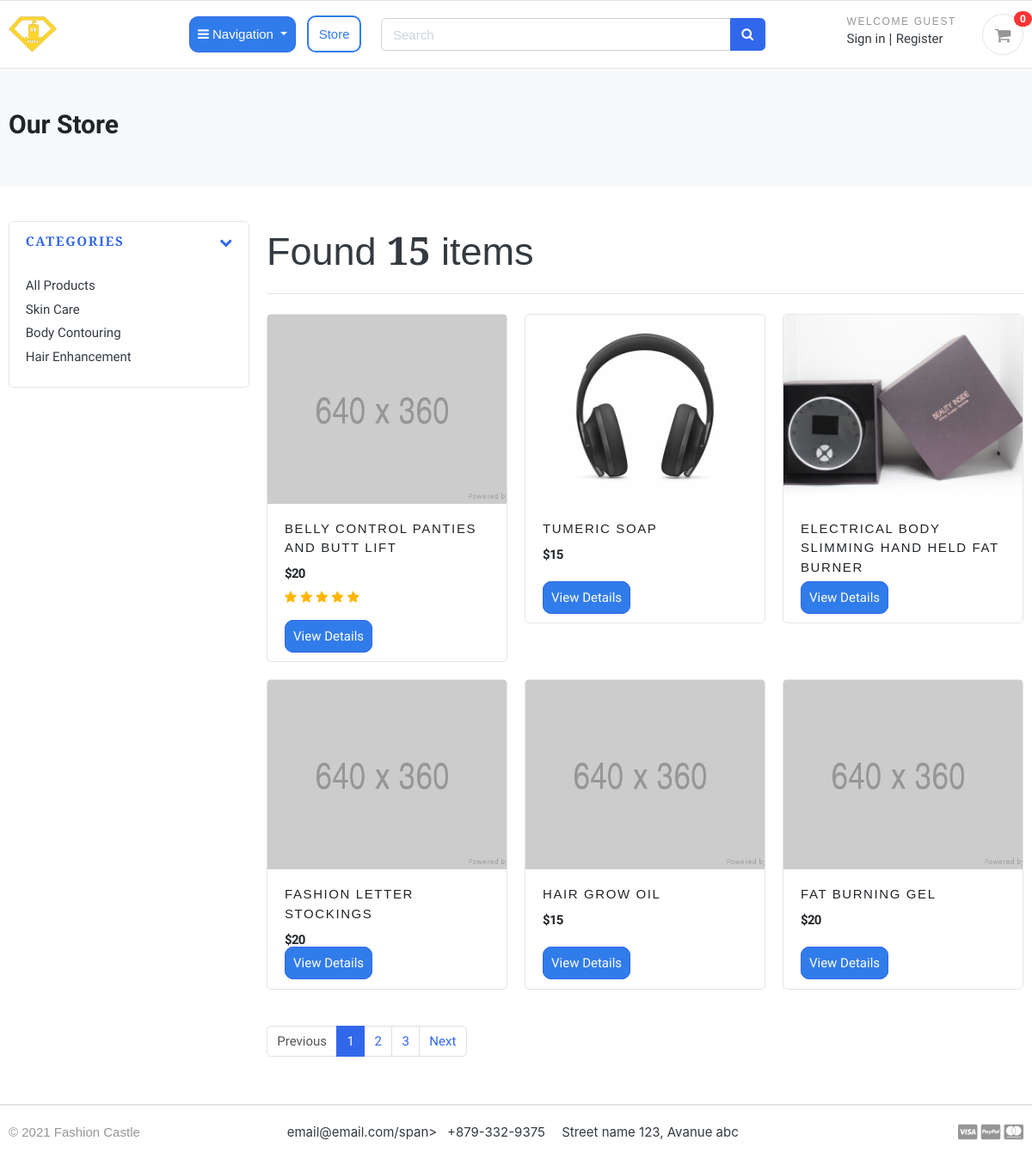
/store/, run on the app's committed database.
### category/models.py (models this page shows, shortened)
class Category(models.Model):
    category_name = models.CharField(max_length=50, unique=True)
    slug = models.SlugField(max_length=100, unique=True)
    description = models.TextField(max_length=255, blank=True)
    cat_image = models.ImageField(upload_to='photos/categories', blank=True)
    class Meta:
        verbose_name = 'category'
        verbose_name_plural = 'categories'
    def get_url(self):
            return reverse('products_by_category', args=[self.slug])

### store/models.py (models this page shows, shortened)
class Product(models.Model):
    product_name    = models.CharField(max_length=200, unique=True)
    slug            = models.SlugField(max_length=250, unique=True)
    description     = models.TextField(max_length=500, blank=True)
    price           = models.IntegerField()
    images          = models.ImageField(upload_to='photos/products')
    stock           = models.IntegerField()
    is_available    = models.BooleanField(default=True)
    category        = models.ForeignKey(Category, on_delete=models.CASCADE)
    created_date    = models.DateTimeField(auto_now_add=True)
    modified_date   = models.DateTimeField(auto_now=True)
    def get_url(self):
        return reverse('product_detail', args=[self.category.slug, self.slug])
    def averageReview(self):
        reviews = ReviewRating.objects.filter(product=self, status=True).aggregate(average=Avg('rating'))
        avg = 0
        if reviews['average'] is not None:
            avg = float(reviews['average'])
        return avg

### store/views.py (the view)
# urls.py: path('store/', include('store.urls')),
def store(request, category_slug=None):
    categories = None
    products = None
    if category_slug != None:
        categories = get_object_or_404(Category, slug=category_slug)
        products = Product.objects.filter(category=categories, is_available=True)
        paginator = Paginator(products, 6) #How many items we want to show per page
        page = request.GET.get('page')
        paged_products = paginator.get_page(page)
        product_count = products.count()
    else:
        products = Product.objects.all().filter(is_available=True).order_by('id')
        paginator = Paginator(products, 6) #How many items we want to show per page
        page = request.GET.get('page')
        paged_products = paginator.get_page(page)
        product_count = products.count()
    context = {
        'products': paged_products,
        'product_count': product_count,
    }
    return render(request, 'store/store.html', context)

### carts/context_processors.py (called while the page is built)
def counter(request):
    cart_count = 0
    if 'admin' in request.path:
        return {}
    else:
        try:
            cart = Cart.objects.filter(cart_id=_cart_id(request))
            if request.user.is_authenticated:
                cart_items = CartItem.objects.all().filter(user=request.user)
            else:
                cart_items = CartItem.objects.all().filter(cart=cart[:1])
            for cart_item in cart_items:
                cart_count += cart_item.quantity
        except Cart.DoesNotExist:
            cart_count = 0
    return dict(cart_count=cart_count)

### carts/views.py (called while the page is built)
def _cart_id(request):
    cart = request.session.session_key
    if not cart:
        cart = request.session.create()
    return cart

### category/context_processors.py (called while the page is built)
def menu_links(request):
    links = Category.objects.all()
    return dict(links=links)

### templates/store/store.html
{% extends 'base.html' %}
{% load static %}
{% block content %}
<section class="section-pagetop bg">
    <div class="container">
        <h2 class="title-page">Our Store</h2>
    </div>
</section>
<section class="section-content padding-y">
    <div class="container">
        <div class="row">
            <aside class="col-md-3">
                <div class="card">
                    <article class="filter-group">
                        <header class="card-header">
                            <a href="#" data-toggle="collapse" data-target="#collapse_1" aria-expanded="true" class="">
                                <i class="icon-control fa fa-chevron-down"></i>
                                <h6 class="title">Categories</h6>
                            </a>
                        </header>
                        <div class="filter-content collapse show" id="collapse_1">
                            <div class="card-body">
                                <ul class="list-menu">
                                    <li><a href="{% url 'store' %}">All Products </a></li>
                                    {% for category in links %}
                                    <li><a href="{{ category.get_url }}"> {{ category.category_name }} </a></li>
                                    {% endfor %}
                                </ul>
                            </div>
                        </div>
                    </article>
                </div>
            </aside>
            <main class="col-md-9">
                <header class="border-bottom mb-4 pb-3">
                    <div class="form-inline">
                        <span class="mr-md-auto">Found <b>{{ product_count }}</b> items</span>
                    </div>
                </header>
                <div class="row">
                    {% for product in products %}
                    <div class="col-md-4">
                        <figure id="product-img" class="card product-img card-product-grid">
                            <div class="img-wrap">
                                <a href="{{ product.get_url }}"><img src="{{ product.images.url}}"></a>
                            </div>
                            <figcaption class="info-wrap">
                                <div class="fix-height">
                                    <a href="{{ product.get_url }}" class="title">{{ product.product_name }}</a>
                                    <div class="price-wrap mt-2">
                                        <span class="price">${{ product.price }}</span>
                                    </div>
                                </div>
                                {% if product.averageReview == 0 %}
                                {%else%}
                                <div class="rating-star pb-10 mb-10">
                                    <span>
                                        <i class="fa fa-star{% if product.averageReview < 0.5 %}-o{% elif product.averageReview >= 0.5 and product.averageReview < 1 %}-half-o {% endif %}"
                                            aria-hidden="true"></i>
                                        <i class="fa fa-star{% if product.averageReview < 1.5 %}-o{% elif product.averageReview >= 1.5 and product.averageReview < 2 %}-half-o {% endif %}"
                                            aria-hidden="true"></i>
                                        <i class="fa fa-star{% if product.averageReview < 2.5 %}-o{% elif product.averageReview >= 2.5 and product.averageReview < 3 %}-half-o {% endif %}"
                                            aria-hidden="true"></i>
                                        <i class="fa fa-star{% if product.averageReview < 3.5 %}-o{% elif product.averageReview >= 3.5 and product.averageReview < 4 %}-half-o {% endif %}"
                                            aria-hidden="true"></i>
                                        <i class="fa fa-star{% if product.averageReview < 4.5 %}-o{% elif product.averageReview >= 4.5 and product.averageReview < 5 %}-half-o {% endif %}"
                                            aria-hidden="true"></i>
                                    </span>
                                </div>
                                <br>
                                {% endif %}
                                <div class="details-container">
                                    <a href="{{ product.get_url }}" class="view-details">View Details</a>
                                </div>
                            </figcaption>
                        </figure>
                    </div>
                    {% endfor%}
                </div>
                <nav class="mt-4" aria-label="Page navigation sample">
                    {% if products.has_other_pages %}
                        <ul class="pagination">
                            {% if products.has_previous %}
                        <li class="page-item"><a class="page-link" href="?page={{products.previous_page_number}}">Previous</a></li>
                            {% else %}
                            <li class="page-item disabled"><a class="page-link" href="#">Previous</a></li>
                            {% endif %}
                            {% for i in products.paginator.page_range %}
                                {% if products.number == i %}
                                <li class="page-item active"><a class="page-link" href="#">{{i}}</a></li>
                                {% else %}
                                    <li class="page-item"><a class="page-link" href="?page={{i}}">{{i}}</a></li>
                                {% endif %}
                        {% endfor %}
                            {% if products.has_next %}
                            <li class="page-item"><a class="page-link" href="?page={{products.next_page_number}}">Next</a></li>
                            {% else %}
                                <li class="page-item disabled"><a class="page-link" href="#">Next</a></li>
                            {% endif %}
                        </ul>
                    {% endif %}
                </nav>
            </main>
        </div>
    </div>
</section>
{% endblock %}

### static/css/ui.css (style rules this page uses)
html { font-family: "Inter", sans-serif; font-size: 15px; }
.img-wrap { text-align: center; display: block; }
.img-wrap img { max-width: 100%; }
.price-wrap { letter-spacing: -0.7px; }
.padding-y { padding-top: 40px; padding-bottom: 40px; }
figure { margin-bottom: 0; }
article:after, .form-group:after { display: block; clear: both; content: ""; }
.bg { background-color: #f8f9fa; }
.title-page { color: #212529; }
[class*=list-] li:after { visibility: hidden; display: block; content: ""; overflow: hidden; height: 0; clear: both; }
.list-menu { list-style: none; margin: 0; padding-left: 0; }
.list-menu li { margin-bottom: 5px; }
.list-menu a { color: #343a40; }
[class*=card-product] a.title { color: #212529; display: block; }
[class*=card-product] .img-wrap { overflow: hidden; position: relative; }
[class*=card-product] .img-wrap img { height: 100%; max-width: 100%; width: auto; display: inline-block; -o-object-fit: cover; object-fit: cover; }
.card-product-grid { margin-bottom: 20px; }
.card-product-grid .img-wrap { border-radius: 0.2rem 0.2rem 0 0; height: 220px; }
.card-product-grid .info-wrap { overflow: hidden; padding: 18px 20px; }
.card-product-grid .fix-height { height: 80px; overflow: hidden; }
.card .img-wrap { overflow: hidden; }
.price { font-weight: 600; color: #212529; }
.icon-control { margin-top: 5px; float: right; font-size: 80%; }
.card-header .title { margin-bottom: 0; line-height: 1.5; }
.filter-group { border-bottom: 1px solid #e4e4e4; }
.filter-group .card-header { border-bottom: 0; }
.filter-group:last-child { border-bottom: 0; }
.section-pagetop { padding: 45px 0; }

### fashioncastleback/static/css/custom.css (style rules this page uses)
:root { --sans-serif: 'Merriweather Sans', sans-serif; --script-font: 'Dancing Script', cursive; --button-color-blue: #317ceb; --button-color-hover: rgb(0, 110, 255); }
li, a, button { font-family: var(--script-font); }
h2, h5 { font-family: var(--script-font); }
p, label, h6 { font-family: var(--sans-serif); }
.title { font-family: var(--sans-serif); text-transform: uppercase; letter-spacing: 1.6px; }
.price { font-family: var(--script-font); }
.form-inline { font-family: var(--sans-serif); font-size: 3rem; }
.rating-star i { color: #ffb503 !important; }
.view-details { --color: var(--button-color-blue); --hover: var(--button-color-hover); --border:#3167eb; }
.view-details { text-align: center; color: white; background-color: var(--color); border: 1px solid var(--border); width: 100%; padding: .6rem; border-radius: 10px; }

### data on the page
Category: category_name "Skin Care"
Category: category_name "Body Contouring"
Category: category_name "Hair Enhancement"
Product: images (placeholder picture), product_name "BELLY CONTROL PANTIES AND BUTT LIFT", price "20"
Product: images (picture), product_name "TUMERIC SOAP", price "15"
Product: images (picture), product_name "ELECTRICAL BODY SLIMMING HAND HELD FAT BURNER"
Product: images (placeholder picture), product_name "FASHION LETTER STOCKINGS", price "20"
Product: images (placeholder picture), product_name "HAIR GROW OIL", price "15"
Product: images (placeholder picture), product_name "FAT BURNING GEL", price "20"

### other printed values
{{ cart_count }} "0"
{{ product_count }} "15"
{{ i }} "1"
{{ i }} "2" "3"
